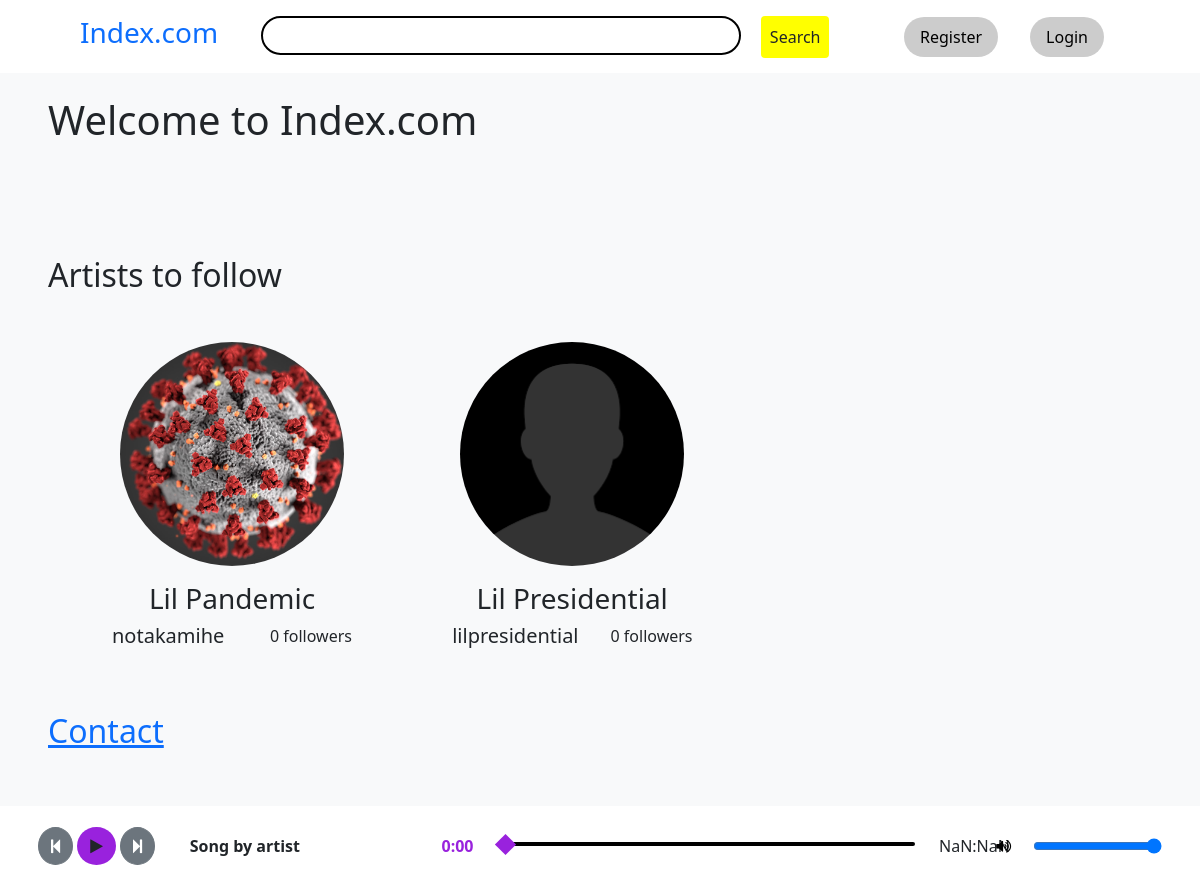
The app's page /, older data.
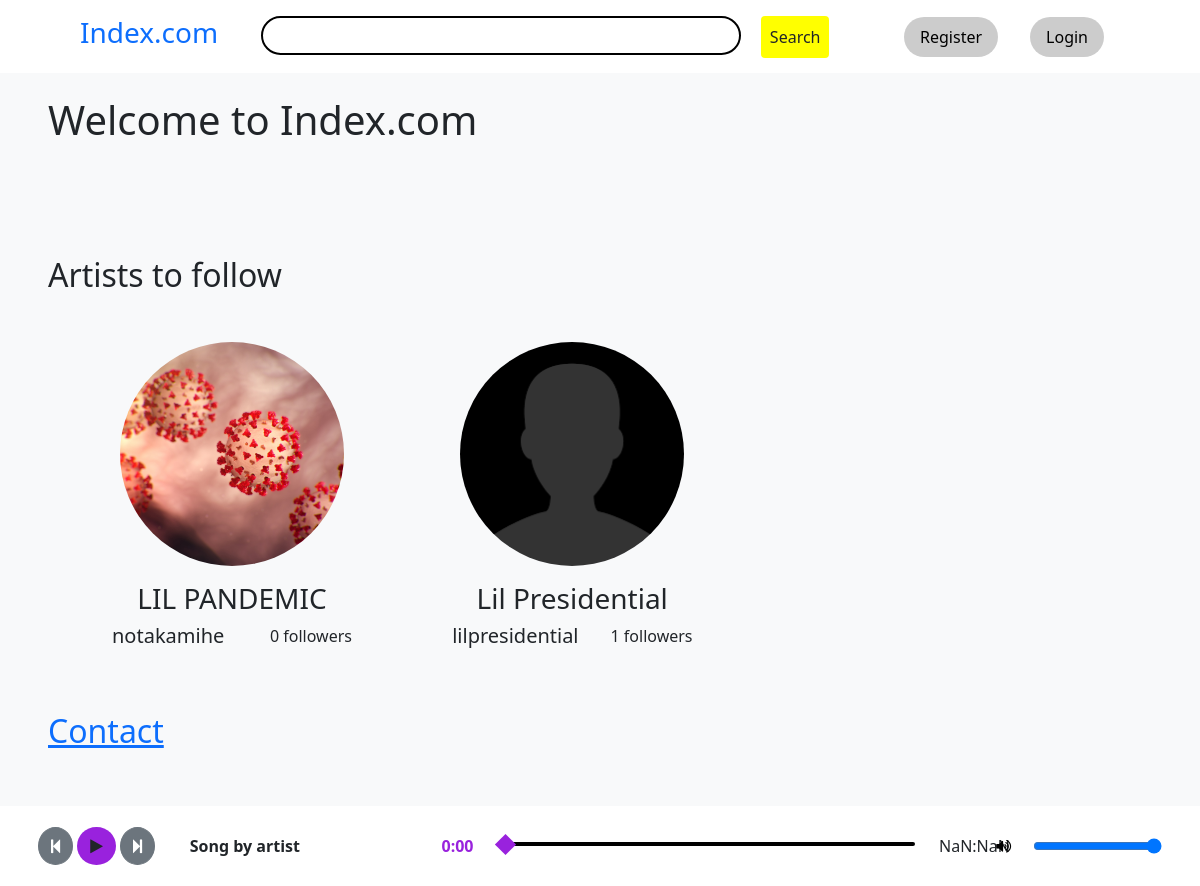
The same page, newer data.
### audiodist/models.py (models this page shows, shortened)
class Artist (models.Model):
    account = models.OneToOneField(Account, on_delete=models.CASCADE)
    name = models.CharField(default='Artist', max_length=60)
    pfp = models.ImageField(default='defaultpfp.png', upload_to='artists/', null=True, blank=True)
    description = models.TextField(max_length=1000, blank=True, null=True)
    date_joined = models.DateField(auto_now_add=True)
    @property
    def pfp_url (self):
        try:
            return self.pfp.url
        except:
            return ''
    @property
    def num_followers (self):
        return Follower.objects.filter(of=self).count()

class Account (AbstractBaseUser):
    email = models.EmailField(verbose_name="email", max_length=60, unique=True)
    username = models.CharField(max_length=30, unique=True)
    dob = models.DateField()
    date_joined = models.DateTimeField(verbose_name='date joined', auto_now_add=True)
    last_login = models.DateTimeField(verbose_name='last login', auto_now=True)
    is_admin = models.BooleanField(default=False)
    is_active = models.BooleanField(default=True)
    is_staff = models.BooleanField(default=False)
    is_superuser = models.BooleanField(default=False)
    USERNAME_FIELD = 'email'
    REQUIRED_FIELDS = ['username', 'dob']
    objects = AccountManager()

### audiodist/views.py (the view)
# urls.py: path('', index_view, name='index'),
def index_view (request):
    return render(request, 'audiodist/index.html', { 'artists': Artist.objects.all() })

### audiodist/views.py (called while the page is built)
def all_views (request):
    try:
        logged_in_artist = Artist.objects.get(account=request.user)
    except:
        logged_in_artist = None
    return { 'logged_in_artist': logged_in_artist, 'user': request.user }

### audiodist/templates/audiodist/index.html (shortened to what this page needs)
{% extends 'audiodist/base.html' %}
{% block content %}
    <h1 style="margin-bottom: 7rem;">Welcome to Index.com</h1>
    <div class="mb-5">
        <h2 class="mb-5">Artists to follow</h2>
        <div class="px-3 artists" style="white-space: nowrap; overflow-x: scroll;">
            {% for artist in artists %}
                <a style="width: 15rem;" class="mx-5 d-inline-block text-decoration-none text-dark" href="{% url 'artist' artist.account.username %}">
                    <div class="artist-list-pfp mb-3 mx-auto" style="background-image: url('{{ artist.pfp_url }}');"></div>
                    <div class="mx-auto text-center">
                        <h3 class="">{{ artist.name }}</h3>
                        <div class="d-flex" style="justify-content: space-between;">
                            <h5 style="word-break: break-all; margin-right: 2rem;">{{ artist.account.username }}</h5>
                            <p>{{ artist.num_followers }} followers</p>
                        </div>
                    </div>
                </a>
            {% endfor %}
        </div>
    </div>
    <h2><a href="mailto:notakamihe@gmail.com">Contact</a></h2>
{% endblock content %}

Row changes from the older to the newer data that the page shows:
changed Artist "notakamihe": pfp_url: a different picture; name "Lil Pandemic" → "LIL PANDEMIC"
computed for Artist "Lil Presidential": num_followers "0" → "1"
